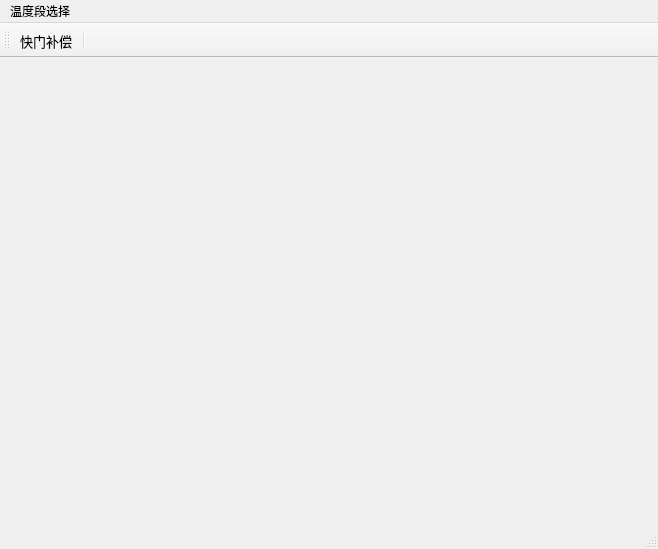
<?xml version="1.0" encoding="UTF-8"?>
<ui version="4.0">
 <class>MainWindow</class>
 <widget class="QMainWindow" name="MainWindow">
  <property name="geometry">
   <rect>
    <x>0</x>
    <y>0</y>
    <width>658</width>
    <height>549</height>
   </rect>
  </property>
  <property name="windowTitle">
   <string>MainWindow</string>
  </property>
  <widget class="QWidget" name="centralwidget">
   <layout class="QGridLayout" name="gridLayout">
    <item row="0" column="0">
     <widget class="QWidget" name="widget" native="true">
      <property name="sizePolicy">
       <sizepolicy hsizetype="Expanding" vsizetype="Expanding">
        <horstretch>0</horstretch>
        <verstretch>0</verstretch>
       </sizepolicy>
      </property>
      <layout class="QHBoxLayout" name="horizontalLayout_2">
       <property name="spacing">
        <number>0</number>
       </property>
       <property name="leftMargin">
        <number>0</number>
       </property>
       <property name="topMargin">
        <number>0</number>
       </property>
       <property name="rightMargin">
        <number>0</number>
       </property>
       <property name="bottomMargin">
        <number>0</number>
       </property>
       <item>
        <layout class="QHBoxLayout" name="horizontalLayout">
         <property name="spacing">
          <number>0</number>
         </property>
        </layout>
       </item>
      </layout>
     </widget>
    </item>
   </layout>
  </widget>
  <widget class="QStatusBar" name="statusbar"/>
  <widget class="QToolBar" name="toolBar">
   <property name="font">
    <font>
     <family>微软雅黑</family>
     <pointsize>10</pointsize>
    </font>
   </property>
   <property name="windowTitle">
    <string>toolBar</string>
   </property>
   <attribute name="toolBarArea">
    <enum>TopToolBarArea</enum>
   </attribute>
   <attribute name="toolBarBreak">
    <bool>false</bool>
   </attribute>
   <addaction name="action_calibration"/>
   <addaction name="separator"/>
  </widget>
  <widget class="QMenuBar" name="menuBar">
   <property name="geometry">
    <rect>
     <x>0</x>
     <y>0</y>
     <width>658</width>
     <height>23</height>
    </rect>
   </property>
   <widget class="QMenu" name="menu">
    <property name="title">
     <string>温度段选择</string>
    </property>
    <addaction name="action_tempSelLow"/>
    <addaction name="action_tempSelMid"/>
    <addaction name="action_tempSelHigh"/>
   </widget>
   <addaction name="menu"/>
  </widget>
  <action name="action_calibration">
   <property name="text">
    <string>快门补偿</string>
   </property>
  </action>
  <action name="action_tempSelLow">
   <property name="text">
    <string>常温段</string>
   </property>
   <property name="toolTip">
    <string>常温段</string>
   </property>
  </action>
  <action name="action_tempSelMid">
   <property name="text">
    <string>中温段</string>
   </property>
   <property name="toolTip">
    <string>中温段</string>
   </property>
  </action>
  <action name="action_tempSelHigh">
   <property name="text">
    <string>高温段</string>
   </property>
   <property name="toolTip">
    <string>高温段</string>
   </property>
  </action>
 </widget>
 <resources/>
 <connections/>
</ui>
